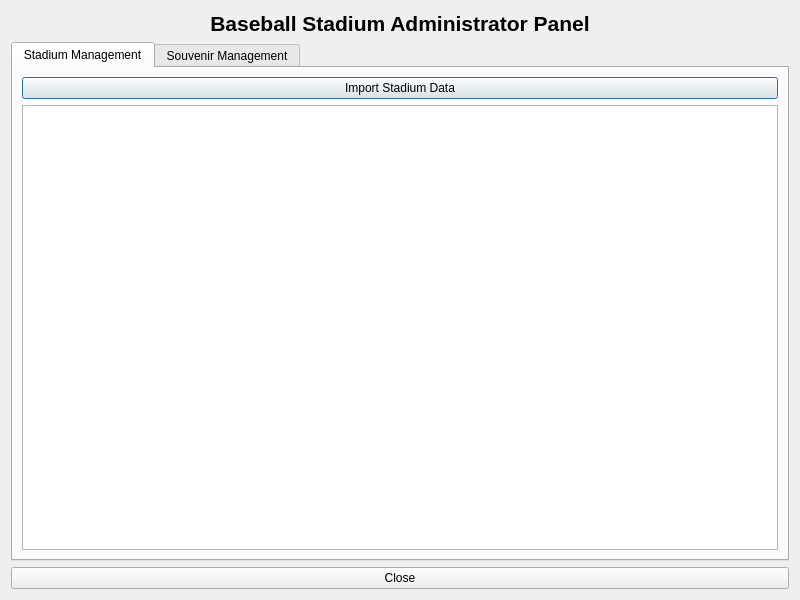
<?xml version="1.0" encoding="UTF-8"?>
<ui version="4.0">
 <class>AdminPanel</class>
 <widget class="QDialog" name="AdminPanel">
  <property name="geometry">
   <rect>
    <x>0</x>
    <y>0</y>
    <width>800</width>
    <height>600</height>
   </rect>
  </property>
  <property name="windowTitle">
   <string>Admin Panel</string>
  </property>
  <layout class="QVBoxLayout" name="verticalLayout">
   <item>
    <widget class="QLabel" name="titleLabel">
     <property name="font">
      <font>
       <pointsize>16</pointsize>
       <bold>true</bold>
      </font>
     </property>
     <property name="text">
      <string>Baseball Stadium Administrator Panel</string>
     </property>
     <property name="alignment">
      <set>Qt::AlignCenter</set>
     </property>
    </widget>
   </item>
   <item>
    <widget class="QTabWidget" name="tabWidget">
     <property name="currentIndex">
      <number>0</number>
     </property>
     <widget class="QWidget" name="stadiumTab">
      <attribute name="title">
       <string>Stadium Management</string>
      </attribute>
      <layout class="QVBoxLayout" name="verticalLayout_2">
       <item>
        <widget class="QPushButton" name="importStadiumButton">
         <property name="text">
          <string>Import Stadium Data</string>
         </property>
        </widget>
       </item>
       <item>
        <widget class="QTableWidget" name="stadiumTable"/>
       </item>
      </layout>
     </widget>
     <widget class="QWidget" name="souvenirTab">
      <attribute name="title">
       <string>Souvenir Management</string>
      </attribute>
      <layout class="QVBoxLayout" name="verticalLayout_3">
       <item>
        <layout class="QHBoxLayout" name="horizontalLayout">
         <item>
          <widget class="QLabel" name="label">
           <property name="text">
            <string>Select Team:</string>
           </property>
          </widget>
         </item>
         <item>
          <widget class="QComboBox" name="teamComboBox"/>
         </item>
        </layout>
       </item>
       <item>
        <widget class="QTableWidget" name="souvenirTable"/>
       </item>
       <item>
        <layout class="QHBoxLayout" name="horizontalLayout_2">
         <item>
          <widget class="QPushButton" name="addSouvenirButton">
           <property name="text">
            <string>Add Souvenir</string>
           </property>
          </widget>
         </item>
         <item>
          <widget class="QPushButton" name="editSouvenirButton">
           <property name="text">
            <string>Edit Selected</string>
           </property>
          </widget>
         </item>
         <item>
          <widget class="QPushButton" name="deleteSouvenirButton">
           <property name="text">
            <string>Delete Selected</string>
           </property>
          </widget>
         </item>
        </layout>
       </item>
      </layout>
     </widget>
    </widget>
   </item>
   <item>
    <widget class="QPushButton" name="closeButton">
     <property name="text">
      <string>Close</string>
     </property>
    </widget>
   </item>
  </layout>
 </widget>
 <resources/>
 <connections/>
</ui> 
